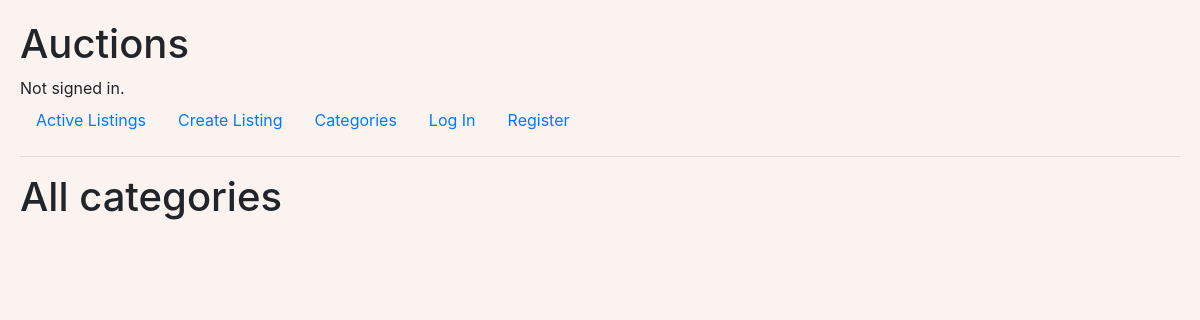
The page /categories on the database as committed earlier.
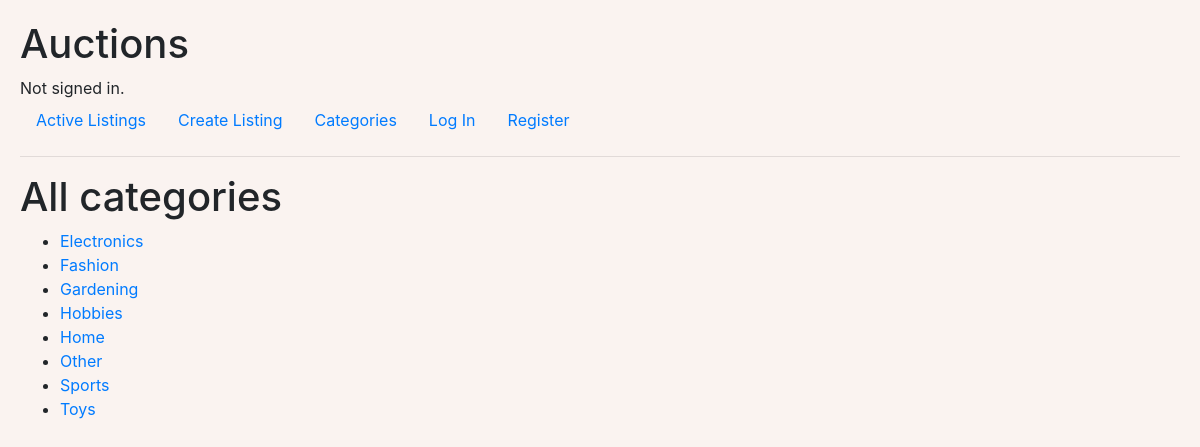
The same page on the database as committed later.
### auctions/models.py (models this page shows, shortened)
class Category(models.Model):
    title = models.CharField(max_length=30)

### auctions/views.py (the view)
# urls.py: path("categories", views.categories, name="categories"),
def categories(request):
    return render(request, "auctions/categories.html", {
        "categories": Category.objects.all().order_by("title").values()
    })

### auctions/templates/auctions/categories.html
{% extends "auctions/layout.html" %}
{% block body %}
<h1>All categories</h1>
<ul>
    {% for category in categories %}
    <li><a href="{% url 'category' category.title %}">{{ category.title }}</a></li>
    {% endfor %}
</ul>
{% endblock %}

Rows that differ between the two databases and show on the page:
added Category: title "Electronics"
added Category: title "Fashion"
added Category: title "Gardening"
added Category: title "Hobbies"
added Category: title "Home"
added Category: title "Other"
added Category: title "Sports"
added Category: title "Toys"
